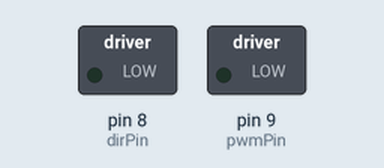
The sketch below on a simulated Arduino Uno, built with avr-gcc and run on an emulated ATmega328P. On the bench: switched loads named in the sketch (green lamp = pin HIGH).

Above: at 0.05 s.
At 9.25 s:
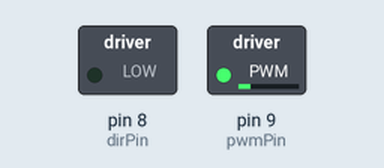
At 18.45 s:
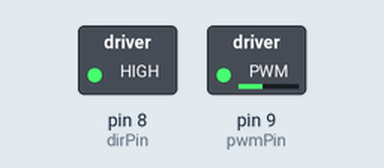
At 39.85 s:
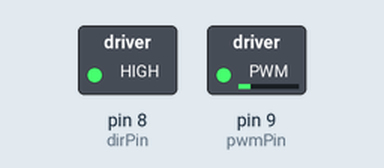
Timing chart, 0 to 40.0 s (numbered marks = the images above):
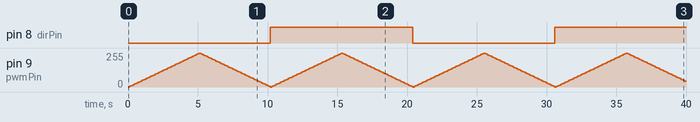

The sketch:

FadeMotor.ino
```cpp
/*
 'Fade' based code to test a motor driver in a simple way.
  Increases duty cycle from zero to max, then reverses direction.
 */

int pwmPin = 9;           // the PWM pin driving pwmPin is attached to
int dirPin = 8;           // the pin controlling motor driver direction

int dutyCycle = 0;    // duty cycle to be applied to pwmPin
int direction = LOW;    //direction to be applied to dirPin
int fadeAmount = 5;    // how many points to ++/-- the duty cycle by

// the setup routine runs once when you press reset:
void setup() {
  // declare pin 9 to be an output:
  pinMode(pwmPin, OUTPUT);
  pinMode(dirPin, OUTPUT);
}

// the loop routine runs over and over again forever:
void loop() {
  // set the dutyCycle of pin 9:
  analogWrite(pwmPin, dutyCycle);
  digitalWrite(dirPin, direction);

  // change the dutyCycle for next time through the loop:
  dutyCycle = dutyCycle + fadeAmount;
  if(dutyCycle == 0){
    direction = !direction;
  }

  // reverse the direction of the fading at the ends of the fade:
  if (dutyCycle == 0 || dutyCycle == 255) {
    fadeAmount = -fadeAmount ;

  }

  // wait for 30 milliseconds to see the dimming effect
  delay(100);
}
```

Measured:
- by itself, pin 8 (dirPin): LOW → HIGH at 10.2 s, → LOW 10.2 s later, → HIGH 10.2 s later
